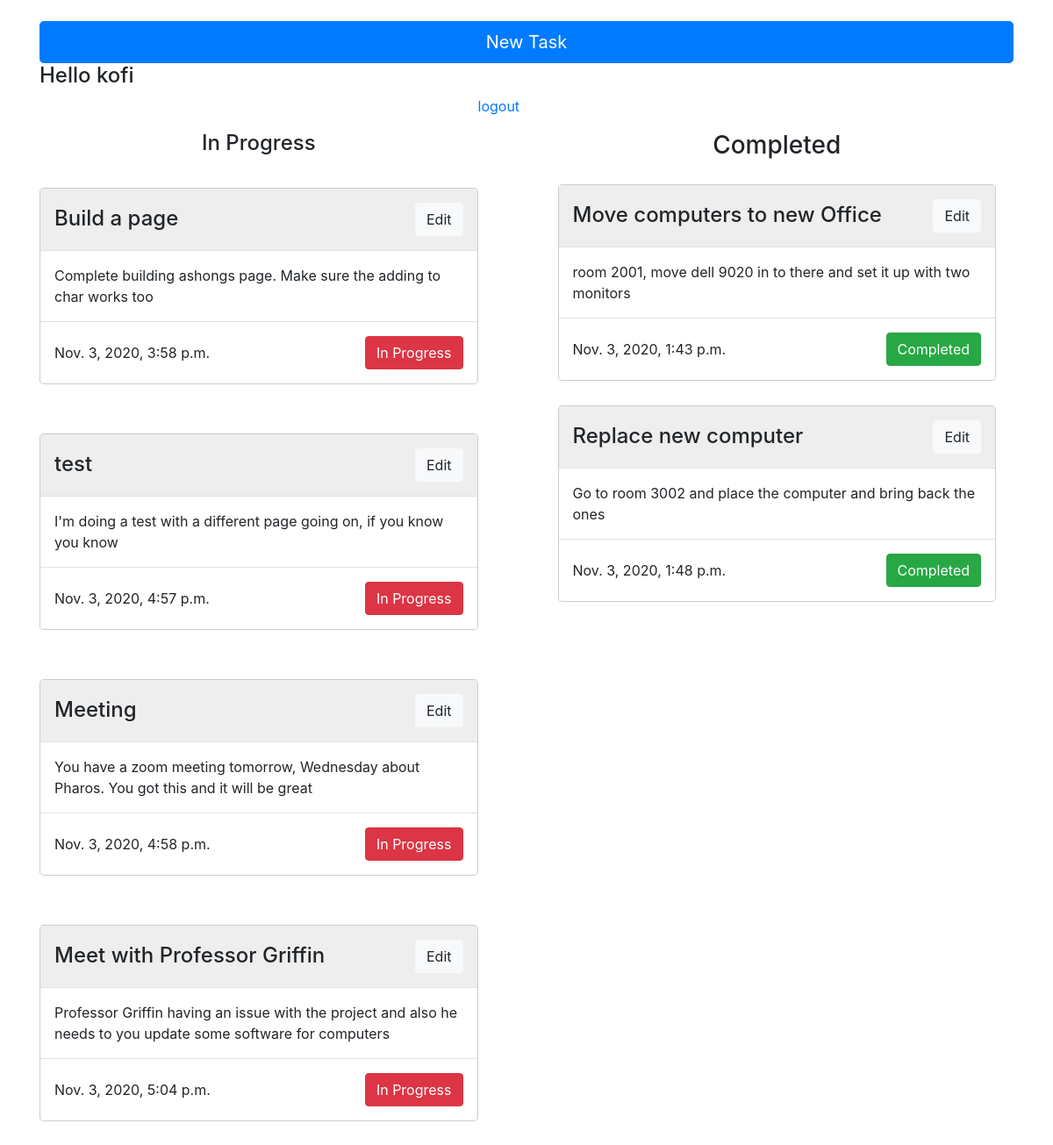
Page / (signed in) on the earlier database version.
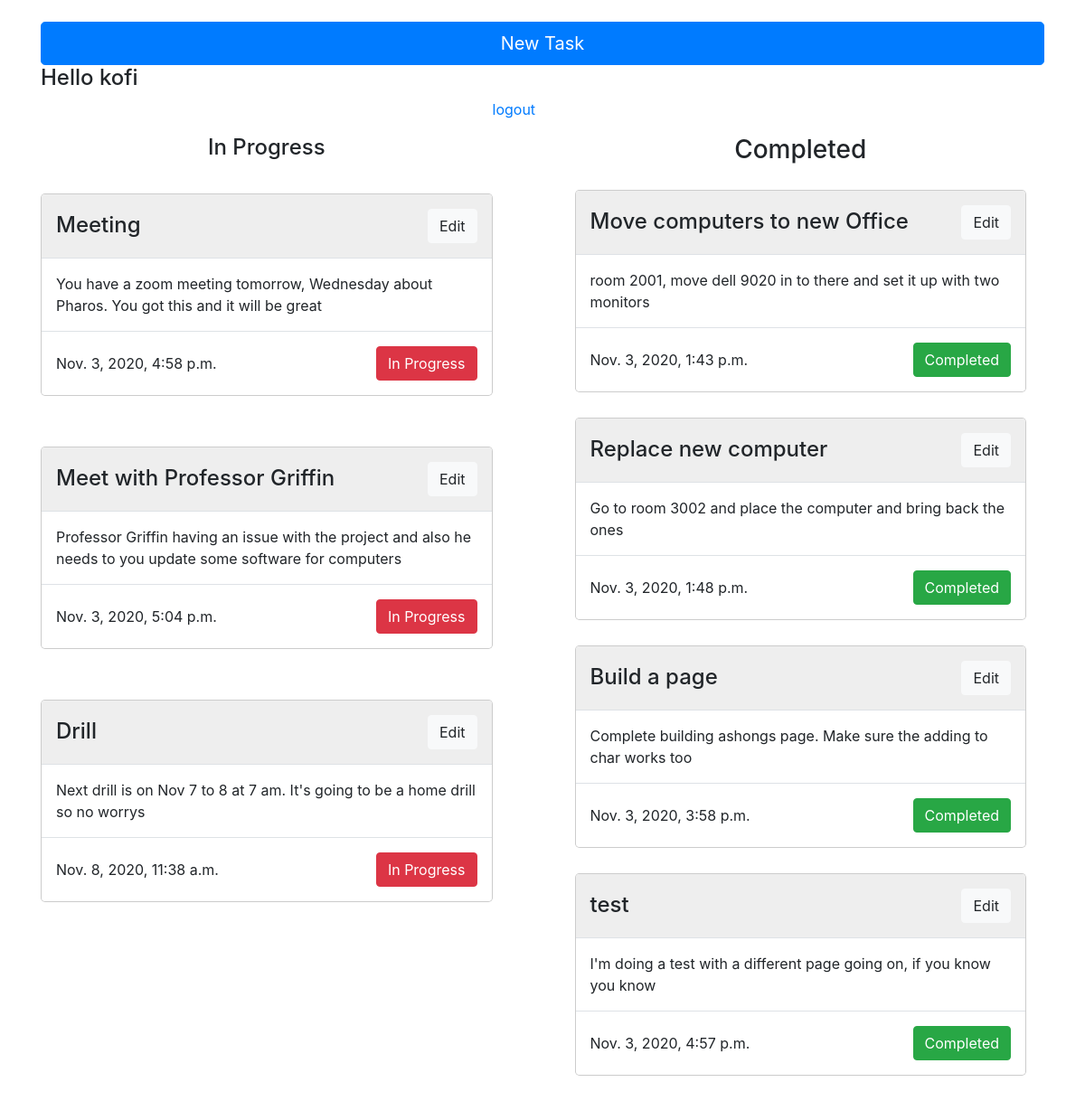
Same page on the later database version.
### Todo/models.py (models this page shows, shortened)
class Task(models.Model):
    title = models.CharField(max_length=255)
    description = models.CharField(max_length=255)
    date_add = models.DateTimeField(auto_now_add=True)
    completed = models.BooleanField(default=False)

### Todo/views.py (the view)
# urls.py: path('', views.index),
@login_required(login_url="login")
def index(request):
    todos = Task.objects.all()
    form = PostTask()
    if request.method == 'POST':
        form = PostTask(request.POST)
        if form.is_valid():
            form.save()
        return redirect('/')
    context = {'todos': todos, 'form': form}
    return render(request, 'todo.html', context)

### Todo/templates/todo.html (shortened to what this page needs)
<!DOCTYPE html>
<html lang="en">
<head>
  <link rel="stylesheet" href="https://maxcdn.bootstrapcdn.com/bootstrap/4.5.2/css/bootstrap.min.css">
</head>
<body>
  <div class="container">
      <br>
      <button type="button" class="btn btn-primary btn-lg btn-block" data-toggle="modal" data-target="#myModal">
          New Task
      </button>
      {% if user.is_authenticated %}
        <h4>Hello {{user.username}} </h4>
        <a href="/logout">logout</a>
      {% endif %}
      <div class="left" style="margin-top: 40px;">
        <center>
          <h4>In Progress</h4>
        </center>
        {% for todo in todos %}
        {% if todo.completed == False %}
          <div class="modal-dialog">
            <div class="modal-content">
              <div class="modal-header" style="background-color: #eee;">
                <h4 class="modal-title">{{todo.title}}</h4>
                <a  class="btn btn-light" href="update/{{todo.id}}">Edit</a>
              </div>
              <div class="modal-body">
                {{ todo.description }}
              </div>
              <div class="modal-footer">
                <p>{{todo.date_add}}</p>
                <button type="button" class="btn btn-danger" data-dismiss="modal">In Progress</button>
              </div>
            </div>
          </div>
        {% endif %}
        {% endfor %}
      </div>
      <div class="right" style="margin-top: 40px;">
        <center>
          <h3>Completed</h3>
        </center>
        {% for todo in todos %}
        {% if todo.completed == True %}
          <div class="modal-dialog">
            <div class="modal-content">
              <div class="modal-header" style="background-color: #eee;">
                <h4 class="modal-title">{{todo.title}}</h4>
                <a  class="btn btn-light" href="update/{{todo.id}}">Edit</a>
              </div>
              <div class="modal-body">
                {{ todo.description }}
              </div>
              <div class="modal-footer">
                <p>{{todo.date_add}}</p>
                <div class="btn btn-success" data-dismiss="modal">Completed</div>
              </div>
            </div>
          </div>
        {% endif %}
        {% endfor %}
      </div>
  </div>
</body>
</html>

Differences in the rows shown:
added Task: title "Drill", description "Next drill is on Nov 7 to 8 at 7 am. It's going to be a home drill so no worrys", date_add "Nov. 8, 2020, 11:38 a.m.", shown under "In Progress"
changed Task "Build a page": moves from the list under "In Progress" to the list under "Completed"
changed Task "test": moves from the list under "In Progress" to the list under "Completed"
